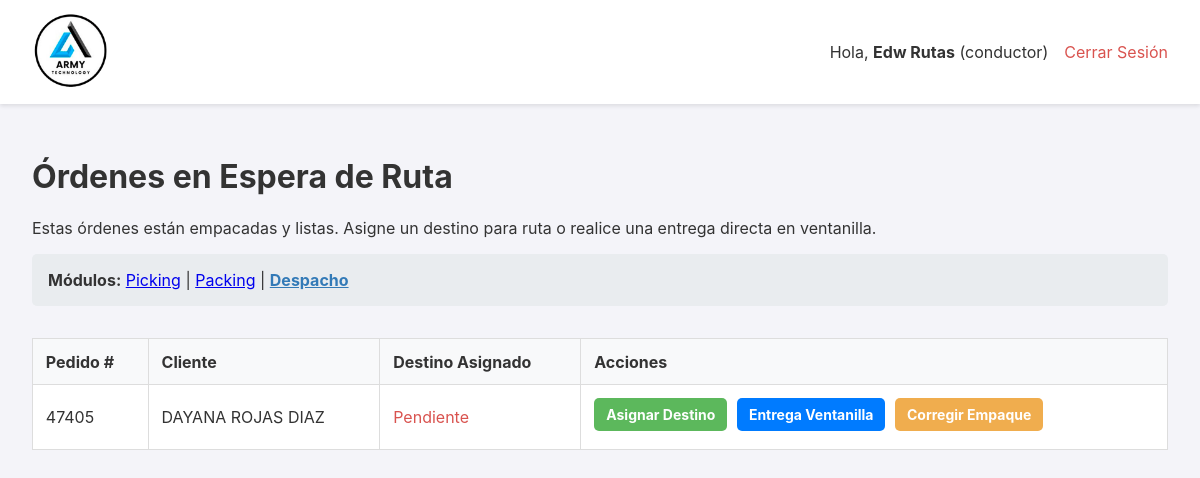
The page /despacho (signed in) on the database as committed earlier.
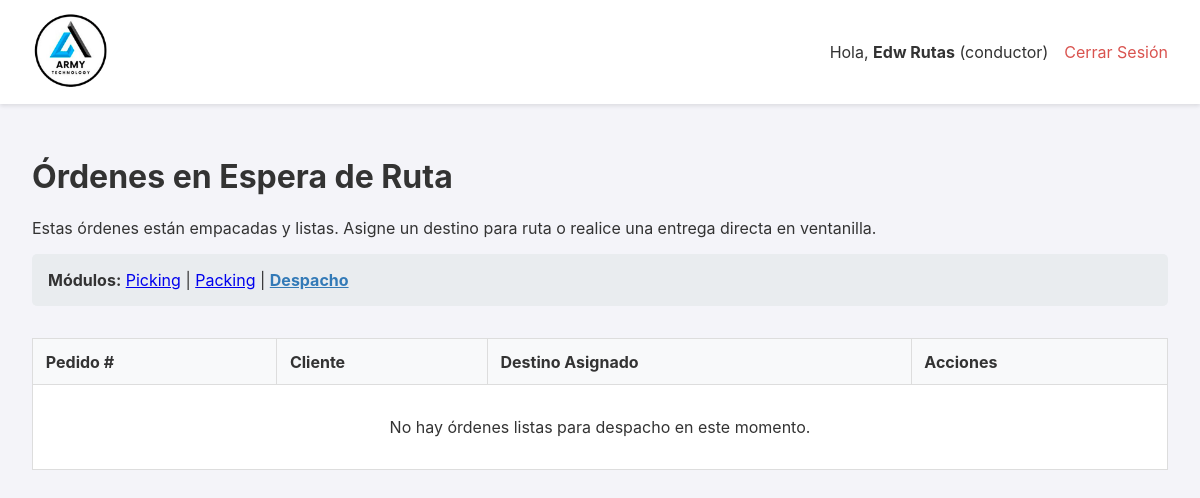
The same page on the database as committed later.
### app.py (models this page shows, shortened)
class Orden(db.Model):
    id = db.Column(db.Integer, primary_key=True)
    numero_pedido = db.Column(db.String(50), unique=True, nullable=False)
    cliente_nombre = db.Column(db.String(200), nullable=False)
    cliente_direccion = db.Column(db.String(300), nullable=True)
    estado = db.Column(db.String(30), nullable=False, default='PENDIENTE')
    fecha_creacion = db.Column(db.DateTime, nullable=False, default=datetime.datetime.utcnow)
    lote_id = db.Column(db.Integer, db.ForeignKey('lote_picking.id'), nullable=True)
    items = db.relationship('ItemOrden', backref='orden', lazy=True, cascade="all, delete-orphan")
    fecha_inicio_picking = db.Column(db.DateTime, nullable=True)
    fecha_fin_picking = db.Column(db.DateTime, nullable=True)
    fecha_fin_packing = db.Column(db.DateTime, nullable=True)
    fecha_despacho = db.Column(db.DateTime, nullable=True)
    packer_id = db.Column(db.Integer, db.ForeignKey('user.id', ondelete='SET NULL'), nullable=True)
    packer = db.relationship('User', foreign_keys=[packer_id])
    devolucion_confirmada = db.Column(db.Boolean, default=False, nullable=False)
    bultos = db.relationship('Bulto', backref='orden', cascade="all, delete-orphan")
    hoja_de_ruta_id = db.Column(db.Integer, db.ForeignKey('hoja_de_ruta.id'), nullable=True)
    destino_id = db.Column(db.Integer, db.ForeignKey('destino.id'), nullable=True)
    destino = db.relationship('Destino', backref='ordenes')
    guia_encomienda = db.Column(db.String(100), nullable=True)
    nota_entrega = db.Column(db.Text, nullable=True)
    fecha_entrega_final = db.Column(db.DateTime, nullable=True)
    nota_bodega = db.Column(db.Text, nullable=True)
    foto_guia_url = db.Column(db.String(500), nullable=True)

### app.py (the view)
@app.route('/despacho')
@login_required
def dashboard_despacho():
    ordenes_para_despacho = db.session.execute(
        db.select(Orden).filter_by(estado='LISTO_PARA_DESPACHO').order_by(Orden.fecha_creacion.asc())
    ).scalars().all()
    return render_template(
        'dashboard_despacho.html',
        ordenes_para_despacho=ordenes_para_despacho
    )

### app.py (called while the page is built)
@login_manager.user_loader
def load_user(user_id):
    return db.session.get(User, int(user_id))

### templates/dashboard_despacho.html (shortened to what this page needs)
{% extends "layout.html" %}
{% block content %}
    <h1>Órdenes en Espera de Ruta</h1>
    <p>Estas órdenes están empacadas y listas. Asigne un destino para ruta o realice una entrega directa en ventanilla.</p>
    <div class="navegacion-modulos" style="margin-bottom: 2rem;">
        <strong>Módulos:</strong>
        <a href="{{ url_for('dashboard') }}">Picking</a> |
        <a href="{{ url_for('dashboard_packing') }}">Packing</a> |
        <a href="{{ url_for('dashboard_despacho') }}" style="font-weight: bold; color: #337ab7;">Despacho</a>
    </div>
    <table>
        <thead>
            <tr>
                <th>Pedido #</th>
                <th>Cliente</th>
                <th>Destino Asignado</th>
                <th>Acciones</th>
            </tr>
        </thead>
        <tbody>
            {% for orden in ordenes_para_despacho %}
            <tr>
                <td>{{ orden.numero_pedido }}</td>
                <td>{{ orden.cliente_nombre }}</td>
                <td>
                    {% if orden.destino %}
                        <strong>{{ orden.destino.nombre }}</strong>
                    {% else %}
                        <span style="color: #d9534f;">Pendiente</span>
                    {% endif %}
                </td>
                <td>
                    <a href="{{ url_for('asignar_destino', orden_id=orden.id) }}" class="action-link assign-btn">
                        {% if orden.destino %}Editar Destino{% else %}Asignar Destino{% endif %}
                    </a>
                    {% if orden.bultos|length == 0 %}
                        <form action="{{ url_for('entrega_ventanilla_orden', orden_id=orden.id) }}" method="POST" style="display: inline;"
                              onsubmit="return confirmarEntregaVentanilla(this, '{{ orden.numero_pedido }}');">
                            <button type="submit" class="action-link direct-delivery-btn">Entrega Ventanilla</button>
                        </form>
                    {% endif %}
                    <form action="{{ url_for('corregir_empaque_orden', orden_id=orden.id) }}" method="POST" style="display: inline;"
                          onsubmit="return confirm('¿Está seguro de que desea corregir el empaque? Se borrarán las etiquetas existentes y deberá finalizar el packing de nuevo.');">
                        <button type="submit" class="action-link correct-btn">Corregir Empaque</button>
                    </form>
                </td>
            </tr>
            {% else %}
            <tr>
                <td colspan="4" style="text-align: center; padding: 2em;">No hay órdenes listas para despacho en este momento.</td>
            </tr>
            {% endfor %}
        </tbody>
    </table>
{% endblock %}

Rows that differ between the two databases and show on the page:
no longer on this page (row edited): Orden: numero_pedido "47405", cliente_nombre "DAYANA ROJAS DIAZ"
Other text that changed with them:
text now shown: "No hay órdenes listas para despacho en este momento."
